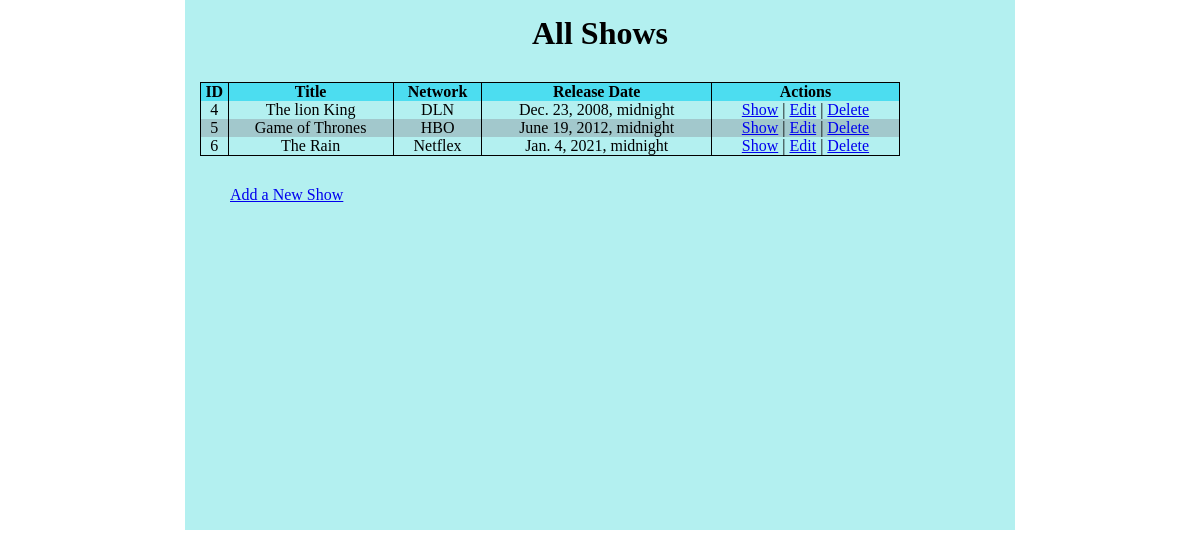
The app's page /shows, older data.
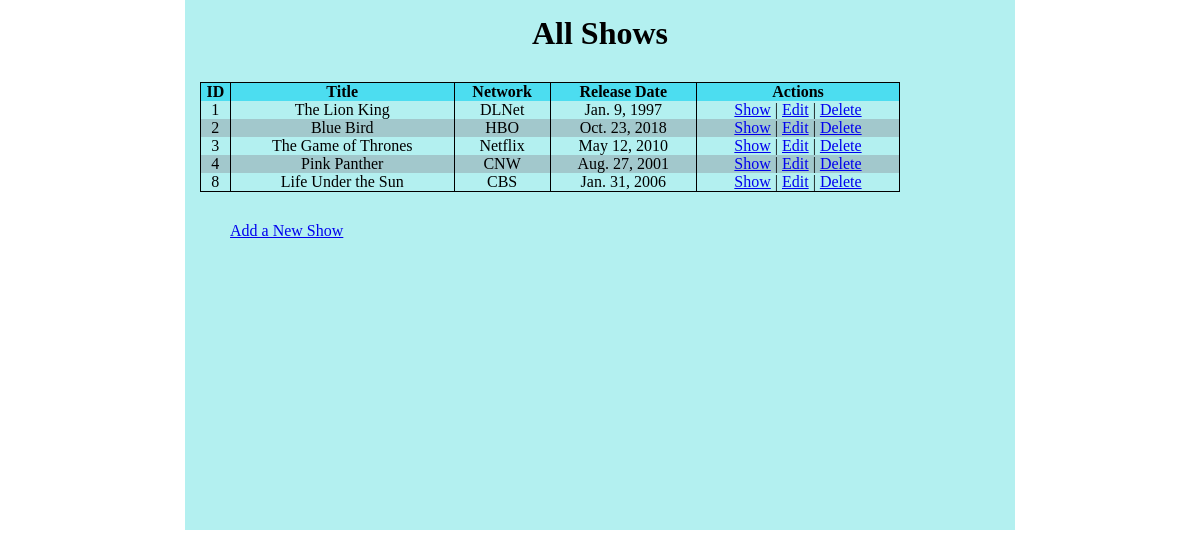
The same page, newer data.
### semi_restful_app/models.py (models this page shows)
class Show(models.Model):
    title= models.CharField(max_length=255)
    network= models.CharField(max_length=45)
    release_date= models.DateField()
    description= models.TextField()
    created_at = models.DateTimeField(auto_now_add=True)
    updated_at = models.DateTimeField(auto_now=True)
    objects= ShowManager()

### semi_restful_app/views.py (the view)
# urls.py: path('shows', views.shows),
def shows(request):
    context= {
        'all_shows': Show.objects.all(),
    }
    return render(request, 'shows.html', context)

### semi_restful_app/templates/shows.html (shortened to what this page needs)
<!DOCTYPE html>
<html lang="en">
    <head>
        {% load static %}
        <link rel="stylesheet" href="{% static 'style.css' %}">
    </head>
    <body>
        <div class="container">
            <h1>All Shows</h1>
            <table>
                <thead>
                    <tr>
                        <th>ID</th>
                        <th>Title</th>
                        <th>Network</th>
                        <th>Release Date</th>
                        <th>Actions</th>
                    </tr>
                </thead>
                <tbody>
                    {% for show in all_shows %}
                        <tr>
                            <td>{{show.id}}</td>
                            <td>{{show.title}}</td>
                            <td>{{show.network}}</td>
                            <td>{{show.release_date}}</td>
                            <td><a href="/shows/{{show.id}}">Show</a> | <a href="/shows/{{show.id}}/edit">Edit</a> | <a href="/shows/{{show.id}}/destroy">Delete</a></td>
                        </tr>
                    {% endfor %}
                </tbody>
            </table>
        <a href="/shows/new" id="submit">Add a New Show</a>
        </div>
    </body>
</html>

### semi_restful_app/static/style.css (style rules this page uses)
* { padding: 0px; margin: 0px; }
.container { background-color: rgb(179, 240, 240); width: 800px; height: 500px; margin: auto; padding: 15px; }
h1 { margin-bottom: 30px; text-align: center; }
table { border: 1px black solid; width: 700px; border-collapse: collapse; margin-bottom: 30px; }
th, td { border-right: solid black 1px; text-align: center; }
tr:nth-child(even) { background-color: #a2c8cc; }
th { background-color: #4cddf0 }
#submit { margin: 30px; }

Row changes from the older to the newer data that the page shows:
removed Show: id "5", title "Game of Thrones", network "HBO", release_date "June 19, 2012, midnight"
removed Show: id "6", title "The Rain", network "Netflex", release_date "Jan. 4, 2021, midnight"
added Show: id "1", title "The Lion King", network "DLNet", release_date "Jan. 9, 1997"
added Show: id "2", title "Blue Bird", network "HBO", release_date "Oct. 23, 2018"
added Show: id "3", title "The Game of Thrones", network "Netflix", release_date "May 12, 2010"
changed Show id 4: title "The lion King" → "Pink Panther"; network "DLN" → "CNW"; release_date "Dec. 23, 2008, midnight" → "Aug. 27, 2001"
added Show: id "8", title "Life Under the Sun", network "CBS", release_date "Jan. 31, 2006"
